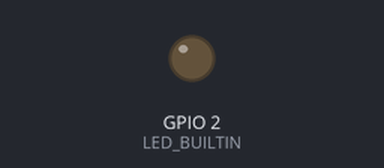
Bench run of a sketch on a simulated ESP32. On the bench: output pins drawn as LEDs (lit = HIGH). Nothing arrives over Bluetooth unless stated; what the sketch prints to the serial monitor is not drawn.

Above: at 0.05 s.
Timing chart, 0 to 13.0 s (numbered marks = the images above):
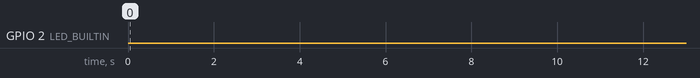

Measured:
- by itself, GPIO 2 (LED_BUILTIN): alternates HIGH for 1.0 s and LOW for 9.0 s

The sketch:

BLE_MASTER.ino
```cpp
#include <BLEDevice.h>
#include <BLEUtils.h>
#include <BLEScan.h>
#include <BLEAdvertisedDevice.h>

int scanTime = 5;       // Duration of each scan in seconds
int intervalTime = 10;  // Interval between scans in seconds
int rssiThreshold = -70; // RSSI threshold for proximity alert (adjust based on range requirements)
BLEScan* pBLEScan;
unsigned long lastScanTime = 0; // To keep track of the last scan time
bool deviceInRange = false;

class MyAdvertisedDeviceCallbacks: public BLEAdvertisedDeviceCallbacks {
    void onResult(BLEAdvertisedDevice advertisedDevice) {
        if (advertisedDevice.haveServiceUUID()) {
          BLEUUID serviceUUID = advertisedDevice.getServiceUUID();
         // Serial.print("Advertised Service UUID: ");
         // Serial.println(serviceUUID.toString().c_str());
      } else {
         // Serial.println("No Service UUID found in advertising packet");
      }


      // Check for specific UUID
      if (advertisedDevice.haveServiceUUID() && advertisedDevice.getServiceUUID().toString() == "0000180d-0000-1000-8000-00805f9b34fb") {
          int rssi = advertisedDevice.getRSSI();
          Serial.printf("Tracked Device Found with RSSI: %d\n", rssi);

          if (rssi >= rssiThreshold) {
              // Device is in range
              deviceInRange = true;
              digitalWrite(LED_BUILTIN, HIGH); // LED ON when in range

          } else {
              // Device is out of range
              deviceInRange = false;
              digitalWrite(LED_BUILTIN, LOW);  // LED OFF when out of range
              Serial.println("Warning: Device is going out of range!");
          }
      }
    }
};

void setup() {
  Serial.begin(115200);
  pinMode(LED_BUILTIN, OUTPUT);
  Serial.println("Starting BLE anti-lost tag...");

  BLEDevice::init("");
  pBLEScan = BLEDevice::getScan(); // Create new scan
  pBLEScan->setAdvertisedDeviceCallbacks(new MyAdvertisedDeviceCallbacks());
  pBLEScan->setActiveScan(true); // Active scan for faster results
  pBLEScan->setInterval(100);
  pBLEScan->setWindow(99);  // Must be less than or equal to setInterval
}

void loop() {
  unsigned long currentTime = millis() / 1000; // Current time in seconds

  // Check if enough time has passed since the last scan
  if (currentTime - lastScanTime >= intervalTime) {
    Serial.println("Starting BLE scan...");
    pBLEScan->start(scanTime, false);

    if (!deviceInRange) {
      Serial.println("Device out of range! Triggering alert...");
      digitalWrite(LED_BUILTIN, HIGH); // LED ON when in range
      delay(1000);
      digitalWrite(LED_BUILTIN, LOW); // LED ON when in range
      delay(1000);
      // You could add a buzzer or other alert here
    }

    // Update last scan time
    lastScanTime = currentTime;

    // Reset deviceInRange for the next scan
    deviceInRange = false;

    // Clear results to free memory
    pBLEScan->clearResults();
  }

  delay(1000); // Check every second if it's time for the next scan
}
```
